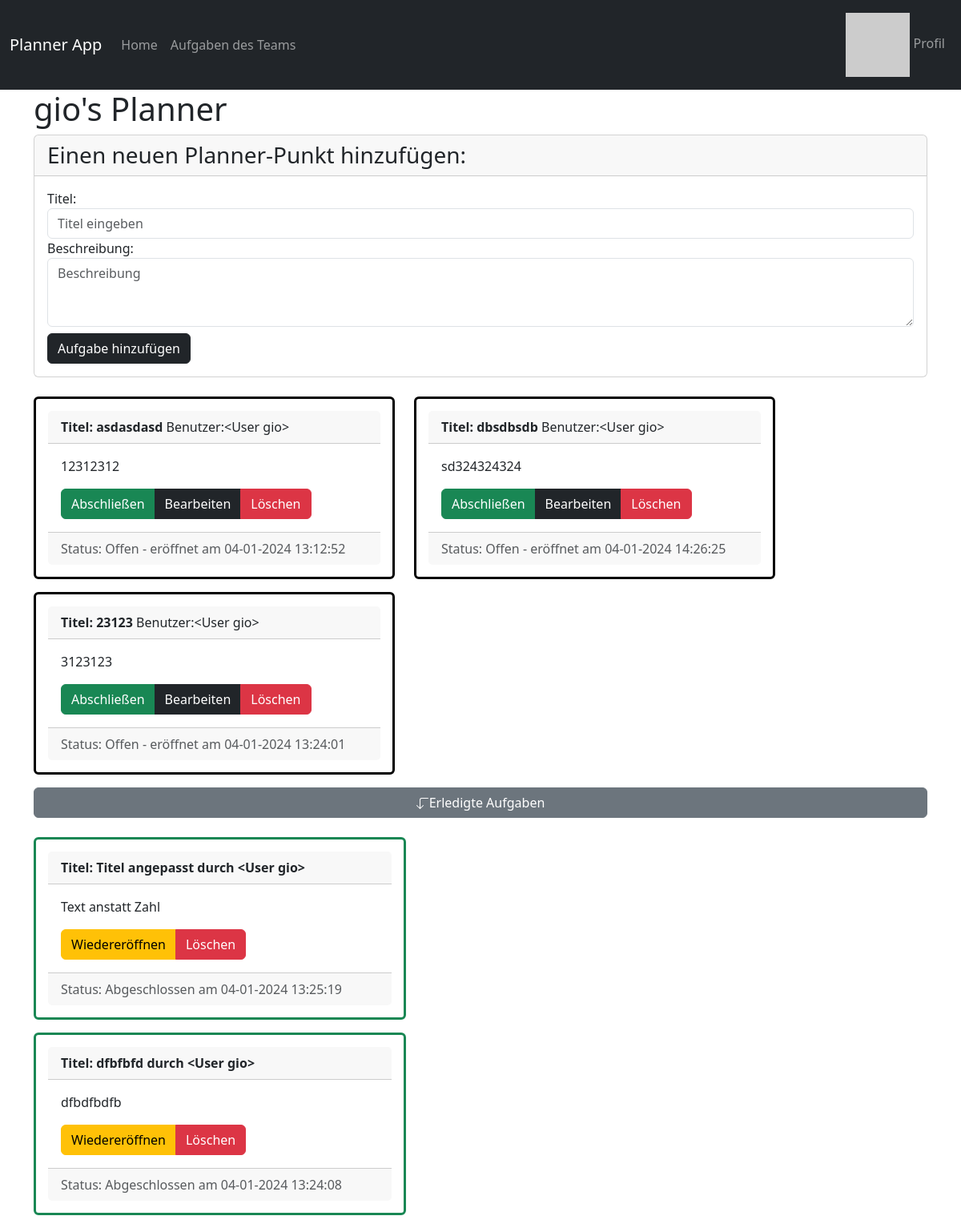
The app's page /index (signed in) with its own data.
### app/models.py (models this page shows, shortened)
class User(UserMixin, db.Model):
    id = db.Column(db.Integer, primary_key=True)
    username = db.Column(db.String(64), index=True, unique=True)
    email = db.Column(db.String(120), index=True, unique=True)
    todos = db.relationship('Todo', backref='author', lazy='dynamic')
    password_hash = db.Column(db.String(128))
    about_me = db.Column(db.String(140))
    last_seen = db.Column(db.DateTime, default=datetime.utcnow)
    def __repr__(self):
        return '<User {}>'.format(self.username)
    def avatar(self,size):
        digest = md5(self.email.lower().encode('utf-8')).hexdigest()
        return 'https://www.gravatar.com/avatar/{}?d=identicon&s={}'.format(digest,size)

class Todo(db.Model):
    id = db.Column(db.Integer, primary_key=True)
    head = db.Column(db.String(100))
    body = db.Column(db.String(300))
    complete = db.Column(db.Boolean)
    user_id = db.Column(db.Integer, db.ForeignKey('user.id', name='fk_todo_user_id'))
    timestamp = db.Column(db.DateTime, index=True, default=datetime.utcnow)

### app/routes.py (the view)
@app.route('/', methods=['GET', 'POST'])
@app.route('/index', methods=['GET', 'POST'])
@login_required
def index():
   incomplete = Todo.query.filter_by(user_id=current_user.id, complete=False).all()
   complete = Todo.query.filter_by(user_id=current_user.id, complete=True).all()
   page = request.args.get('page', 1, type=int)
   return render_template('index.html', title='Home',
                      incomplete=incomplete, complete=complete)

### app/models.py (called while the page is built)
@login.user_loader
def load_user(id):
    return User.query.get(int(id))

### app/templates/index.html (shortened to what this page needs)
{% extends "base.html" %}
{% block app_content %}
<h1>{{ current_user.username }}'s Planner</h1>
<div class="card mb-4">
    <h3 class="card-header">Einen neuen Planner-Punkt hinzufügen:</h3>
    <form action="{{ url_for('add') }}" method="POST" class="card-body">
        <div class="form-group">
            <label for="todo_head">Titel:</label>
            <input type="text" name="todo_head" id="todo_head" class="form-control" placeholder="Titel eingeben">
        </div>
        <div class="form-group">
            <label for="todo_body">Beschreibung:</label>
            <textarea name="todo_body" id="todo_body" class="form-control" rows="3" placeholder="Beschreibung"></textarea>
        </div>
        <button type="submit" class="btn btn-dark mt-2">Aufgabe hinzufügen</button>
    </form>
</div>
<div class="row">
    {% for todo in incomplete %}
    <div class="col-sm-10 col-md-6 col-lg-5 mb-3">
        <div class="card" style="padding: 15px; border: 3px solid black;">
            <div class="card-header">
                <strong>Titel: {{ todo.head }}</strong>  Benutzer:{{ todo.author }}
            </div>
            <div class="card-body">
                <p class="card-text">{{ todo.body }}</p>
                <div class="btn-group" role="group">
                    <a href="{{ url_for('complete', id=todo.id) }}" class="btn btn-success">Abschließen</a>
                    <a href="{{ url_for('edittask', id=todo.id) }}" class="btn btn-dark">Bearbeiten</a>
                    <a href="{{ url_for('deletetask', id=todo.id) }}" class="btn btn-danger">Löschen</a>
                </div>
            </div>
            <div class="card-footer text-muted">
                Status: Offen - eröffnet am {{ todo.timestamp.strftime('%d-%m-%Y %H:%M:%S') }}
            </div>
        </div>
    </div>
    {% endfor %}
</div>
<div class="d-grid gap-2">
<button class="btn btn-secondary mb-3" type="button" data-bs-toggle="collapse" data-bs-target="#completedTasks" aria-expanded="false" aria-controls="completedTasks">
    Erledigte Aufgaben
 </button>
<div class="dropdown" id="completedTasks">
    {% for todo in complete %}
    <div class="col-sm-10 col-md-6 col-lg-5 mb-3">
       <div class="card border-success" style="padding: 15px; border: 3px solid black;">
            <div class="card-header">
                <p class="card-text"><strong>Titel: {{ todo.head }} durch {{ todo.author }}</strong></p>
            </div>
            <div class="card-body">
                <p class="card-text">{{ todo.body }}</p>
                <div class="btn-group" role="group">
                    <a href="{{ url_for('notcomplete', id=todo.id) }}" class="btn btn-warning">Wiedereröffnen</a>
                    <a href="{{ url_for('deletetask', id=todo.id) }}" class="btn btn-danger">Löschen</a>
                </div>
            </div>
            <div class="card-footer text-muted">
                Status: Abgeschlossen am {{ todo.timestamp.strftime('%d-%m-%Y %H:%M:%S') }}
            </div>
        </div>
    </div>
    {% endfor %}
</div>
</div>
{% endblock %}

### records on screen
User: username "gio"
Todo: head "asdasdasd", author "<User gio>", body "12312312", timestamp "04-01-2024 13:12:52"
Todo: head "dbsdbsdb", author "<User gio>", body "sd324324324", timestamp "04-01-2024 14:26:25"
Todo: head "23123", author "<User gio>", body "3123123", timestamp "04-01-2024 13:24:01"
Todo: head "Titel angepasst", author "<User gio>", body "Text anstatt Zahl", timestamp "04-01-2024 13:25:19"
Todo: head "dfbfbfd", author "<User gio>", body "dfbdfbdfb", timestamp "04-01-2024 13:24:08"
